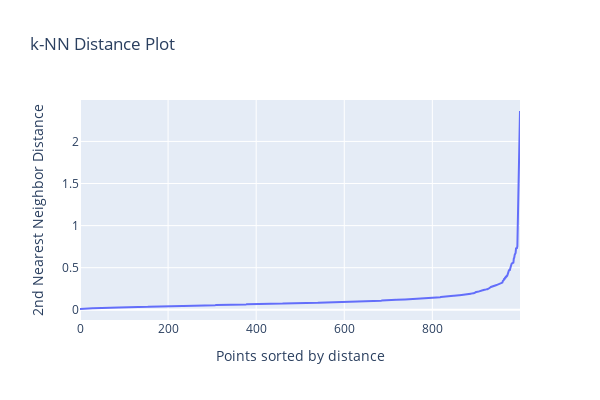

Write notebook code for a chart like this one.
### Markdown cell above
Using DBSCAN

### Code cell
losses_scaled = StandardScaler().fit_transform(losses_df)

# Fit Nearest Neighbors model
neighbors = NearestNeighbors(n_neighbors=losses_scaled.shape[1])  # rule of thumb
neighbors_fit = neighbors.fit(losses_scaled)
distances, indices = neighbors_fit.kneighbors(losses_scaled)

# Sort distances
distances = np.sort(distances[:, 1])

# plt.plot(distances)
# plt.title("k-NN Distance Plot")
# plt.xlabel("Points sorted by distance")
# plt.ylabel("2nd Nearest Neighbor Distance")
# plt.show()

# Create a DataFrame for Plotly Express
distances_df = pd.DataFrame({
    "Index": range(len(distances)),  # Indices of sorted distances
    "Distance": distances           # Sorted distances
})

# Create the plot with Plotly Express
fig = px.line(
    distances_df, 
    x="Index", 
    y="Distance", 
    title="k-NN Distance Plot", 
    labels={"Index": "Points sorted by distance", "Distance": "2nd Nearest Neighbor Distance"},
    width=600,  # Adjust plot width
    height=400  # Adjust plot height
)

# Show the plot
fig.show()

### Figure 1 — Plotly figure (JSON) as saved in the notebook; plotly's stock layout.template omitted (floating-point values rounded to 4 significant figures; data arrays with more than 128 entries replaced by an {"elided": "..."} marker saying what was removed)
{"data": [{"hovertemplate": "Points sorted by distance=%{x}<br>2nd Nearest Neighbor Distance=%{y}<extra></extra>", "legendgroup": "", "line": {"color": "#636efa", "dash": "solid"}, "marker": {"symbol": "circle"}, "mode": "lines", "name": "", "orientation": "v", "showlegend": false, "type": "scatter", "x": {"elided": "1000 int values"}, "xaxis": "x", "y": {"elided": "1000 float values"}, "yaxis": "y"}], "layout": {"height": 400, "legend": {"tracegroupgap": 0}, "title": {"text": "k-NN Distance Plot"}, "width": 600, "xaxis": {"anchor": "y", "domain": [0, 1], "title": {"text": "Points sorted by distance"}}, "yaxis": {"anchor": "x", "domain": [0, 1], "title": {"text": "2nd Nearest Neighbor Distance"}}}}
